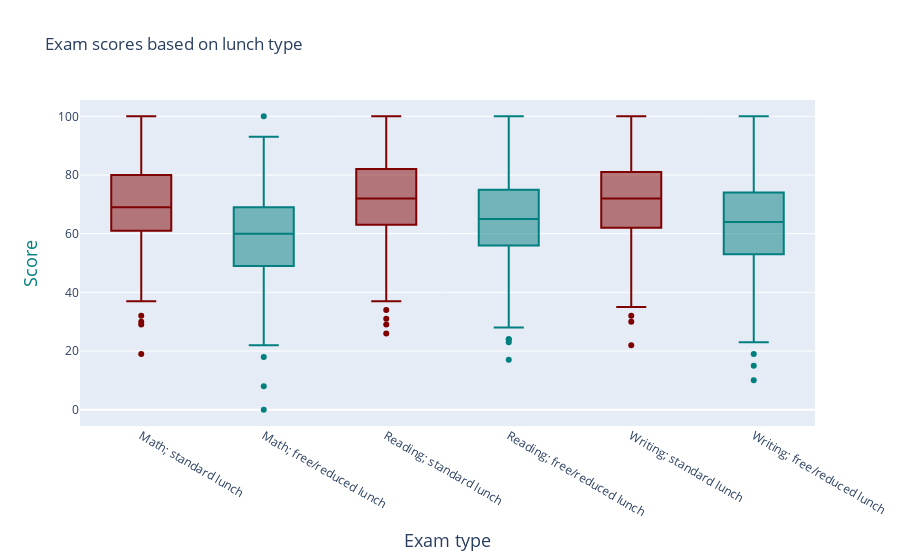

Notebook code for this chart:
### Markdown cell above
As all P-Values are very small, let's draw a boxplot to see the visual distribution.

### Code cell
# Create a variable to hold the values to be ploted
to_plot = []
# This contains main dataset indexing and plot dataset creation in a single line
to_plot.append(Box( y=lunch_st['math score'], name="Math; standard lunch", showlegend=False, marker_color = '#7f0000' ) )
to_plot.append(Box( y=lunch_red['math score'], name="Math; free/reduced lunch", showlegend=False, marker_color = '#007f7f' ) )
to_plot.append(Box( y=lunch_st['reading score'], name="Reading; standard lunch", showlegend=False, marker_color = '#7f0000' ) )
to_plot.append(Box( y=lunch_red['reading score'], name="Reading; free/reduced lunch", showlegend=False, marker_color = '#007f7f' ) )
to_plot.append(Box( y=lunch_st['writing score'], name="Writing; standard lunch", showlegend=False, marker_color = '#7f0000' ) )
to_plot.append(Box( y=lunch_red['writing score'], name="Writing; free/reduced lunch", showlegend=False, marker_color = '#007f7f' ) )

# Layout, descriptions of the plot's style

layout = Layout(
    title="Exam scores based on lunch type",
    xaxis=dict(
        title="Exam type",
        titlefont=dict(
            size=18,
            #color='#7f0000'
        )
    ),
    yaxis=dict(
        title="Score",
        titlefont=dict(
            size=18,
            color='#007f7f'
        )
    ),
)

plotly.offline.iplot({
    "data": to_plot,
    "layout": layout
})

### Figure 1 — Plotly figure (JSON) as saved in the notebook; plotly's stock layout.template omitted (floating-point values rounded to 4 significant figures; data arrays with more than 128 entries replaced by an {"elided": "..."} marker saying what was removed)
{"data": [{"marker": {"color": "#7f0000"}, "name": "Math; standard lunch", "showlegend": false, "type": "box", "y": {"elided": "645 int values"}}, {"marker": {"color": "#007f7f"}, "name": "Math; free/reduced lunch", "showlegend": false, "type": "box", "y": {"elided": "355 int values"}}, {"marker": {"color": "#7f0000"}, "name": "Reading; standard lunch", "showlegend": false, "type": "box", "y": {"elided": "645 int values"}}, {"marker": {"color": "#007f7f"}, "name": "Reading; free/reduced lunch", "showlegend": false, "type": "box", "y": {"elided": "355 int values"}}, {"marker": {"color": "#7f0000"}, "name": "Writing; standard lunch", "showlegend": false, "type": "box", "y": {"elided": "645 int values"}}, {"marker": {"color": "#007f7f"}, "name": "Writing; free/reduced lunch", "showlegend": false, "type": "box", "y": {"elided": "355 int values"}}], "layout": {"title": {"text": "Exam scores based on lunch type"}, "xaxis": {"title": {"font": {"size": 18}, "text": "Exam type"}}, "yaxis": {"title": {"font": {"color": "#007f7f", "size": 18}, "text": "Score"}}}}
